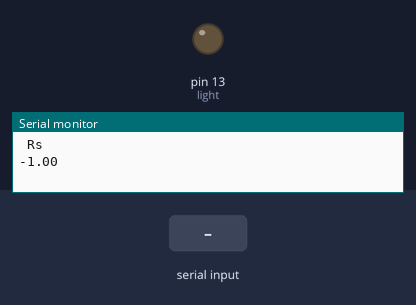
Bench run of a sketch on a simulated Arduino Uno, built with avr-gcc and run on an emulated ATmega328P. Parts: output pins drawn as LEDs (lit = HIGH), the last lines printed to the serial monitor. The inputs (shaded band) are chosen by the test bench.

Above: at 1.3 s.
1.4 s: "a" received over Serial
At 2.1 s:
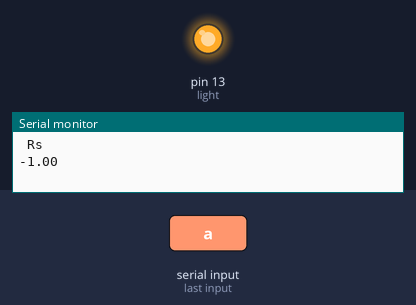
2.9 s: "b" received over Serial
At 3.2 s:
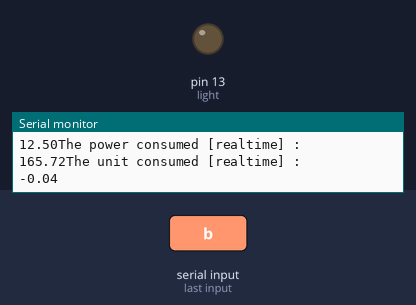
Timing chart, 0 to 5.9 s (numbered marks = the images above; inputs shaded):
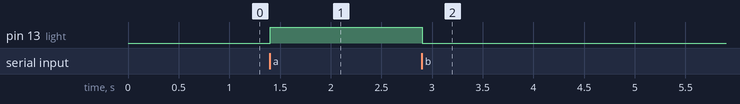

Measured:
- after the input at 1.4 s, pin 13 (light): LOW → HIGH at once
- after the input at 2.9 s, pin 13 (light): HIGH → LOW at once

The sketch:

hackathon_project_corrected_1.ino
```cpp
float value;
float sensor;
const float vpp = 0.0048875855327468;
float r1 = 30000;
float r2 = 7500;
float voltage;   // for volatge
float current;  // for current
float credit;    // for credit unchanged
float power;    // for power
float unit;    // for unit of current recieved
int myclock;   // check measure time at which circuit was in on stages.
float check;   // check wheather the credit is getting over.
float addcredit;   // add up the credit when check conditon pass as fixed constant over the range.
int light = 13; // pinmode of light systems is 13

void printbill(float cp, float vp , float pp , float up)
// printing the original bill
{
  float originalcurrent = cp;
  Serial.println("The current consumed [realtime] : ");
  Serial.print(originalcurrent);
  float originalvoltage = vp;
  Serial.println("The voltage consumed [realtime] : ");
  Serial.print(originalvoltage);
  float originalpower = pp;
   Serial.println("The power consumed [realtime] : ");
  Serial.print(originalpower);
  float originalunit = up;
   Serial.println("The unit consumed [realtime] : ");
  Serial.print(originalunit);
}
void storetemp(float c, float v, float p , float u )
{
  //storing my temporary value of bill
  float tempcurrent = c;
  float tempvoltage = v;
  float temppower = p;
  float tempunit = u;
}
void setup() {
  pinMode(light, OUTPUT);
  Serial.begin(9600);
  Serial.println(" Welcome to the Online Payment Platform \n Enter the amount you want to spend for electricity : ");
  credit = Serial.read();
  Serial.println("Your maximum amount to spend on electricity is set as:\n Rs  ");
  Serial.print(credit);

}

void loop() {
  if (Serial.available())
  {
    char s = Serial.read();
    if (s == 'a')
    {
      digitalWrite(light, HIGH);
      myclock = myclock + 1;
      value = analogRead(A0);  // for current
      sensor = analogRead(A1);  // for voltage
      value = value - 515 ;
      voltage = value * vpp;
      current = (voltage / 0.066) + 13.48;  //current readings
      float readvoltage = (5.0 * sensor * (r1 + r2)) / (1024.0 * r2); //voltage readings
      power=readvoltage*current; // read power consumption of a module
      unit=(power*myclock)/(1000*3600); // unit readings
      storetemp(current,readvoltage,power,unit);
      delay(1000);
      printbill(current,readvoltage,power,unit);
      }
      else if(s=='b')
      {
        digitalWrite(light,LOW);
      }
  }
}
```
